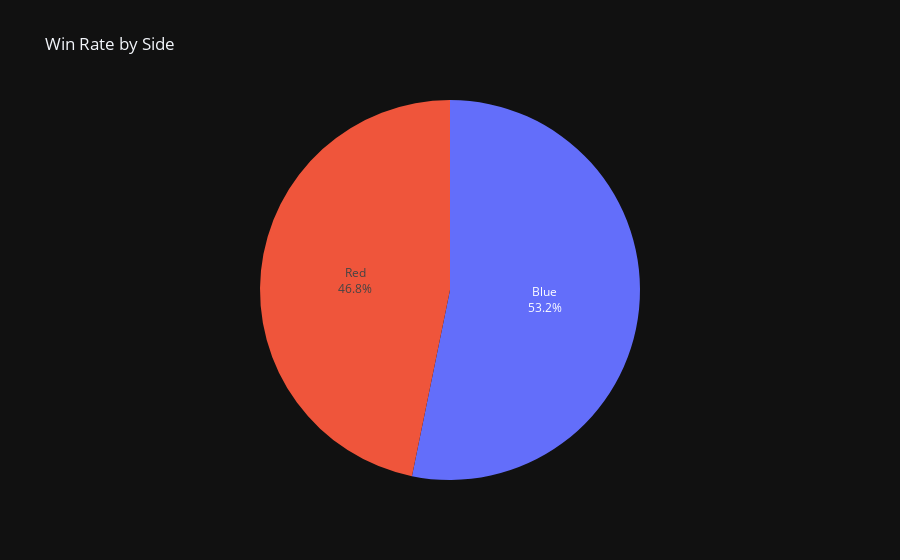

The code cell stored with this chart in its notebook:
### Code cell
univ = df_teams.groupby('side')['result'].mean()*100
fig = px.pie(univ, values='result', names=univ.index, title='Win Rate by Side', template='plotly_dark')
fig.update_layout(showlegend=False, hovermode='x')
fig.update_traces(textposition='inside', textinfo='percent+label', hovertemplate='%{label} side winrate: %{value:.2f}%')
fig.write_html('plots/univariate.html', include_plotlyjs='cdn')
fig.show()

### Figure 1 — Plotly figure (JSON) as saved in the notebook; plotly's stock layout.template omitted (floating-point values rounded to 4 significant figures)
{"data": [{"domain": {"x": [0, 1], "y": [0, 1]}, "hovertemplate": "%{label} side winrate: %{value:.2f}%", "labels": ["Blue", "Red"], "legendgroup": "", "name": "", "showlegend": true, "textinfo": "percent+label", "textposition": "inside", "type": "pie", "values": [53.21, 46.78]}], "layout": {"hovermode": "x", "legend": {"tracegroupgap": 0}, "showlegend": false, "title": {"text": "Win Rate by Side"}}}
